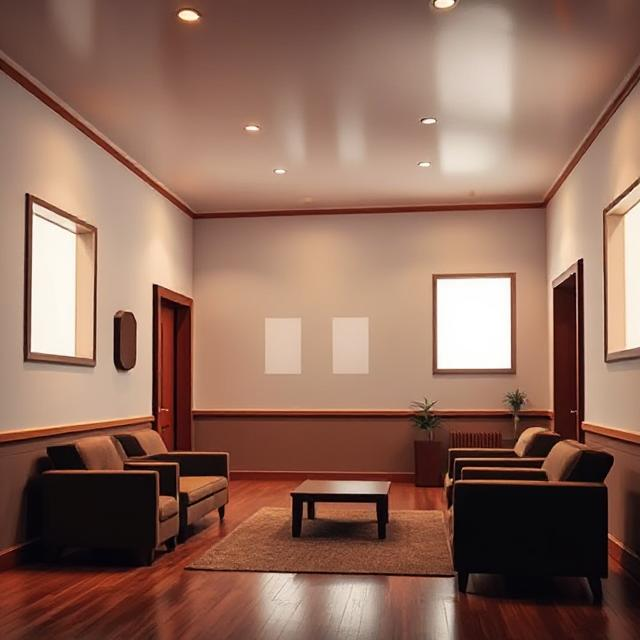
#> input picture room.jpg, 640 x 640 px
$ jupyter execute 'Shi-Tomasi Corner Detection.ipynb'
#> lines starting #> are read from the running program, lines starting #| are printed output that depends on the picture; after the words box and inside, x2 and y2 are one past the last pixel; in counts of white or black regions, pixels touching at a corner belong together
## Name : Priyank Maheshwari
## Section : A
## Roll No. : 52
## Subject : Computer Vision

## AIM : Use the Shi-Tomasi corner detector to identify and mark corner points in an image.

[cell 1]
import numpy as np
import cv2
import matplotlib.pyplot as plt

[cell 2]
img = cv2.imread('room.jpg')
#> img is the input picture: shape (640, 640, 3); mean B, G, R 91.1, 106.8, 143.3

[cell 3]
gray = cv2.cvtColor(img,cv2.COLOR_BGR2GRAY)
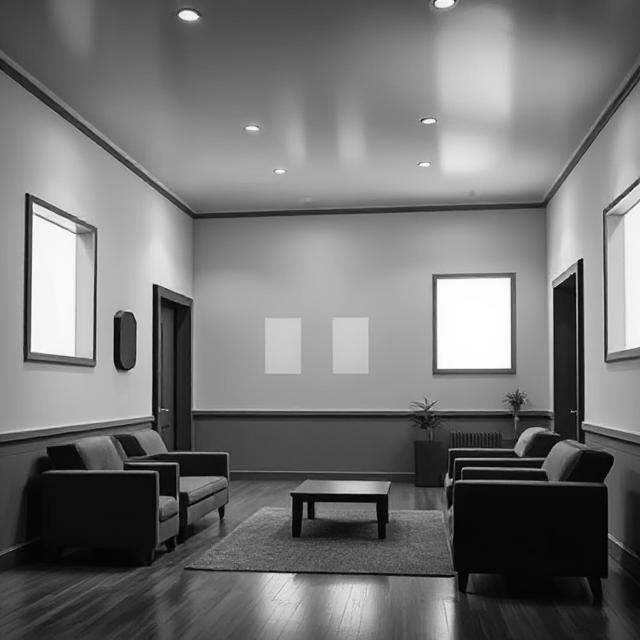
#> gray: shape (640, 640); min 0, max 255, mean 115.9

[cell 4]
plt.figure(figsize=(5,5))
plt.imshow(gray,cmap='gray')
plt.title("Gray Image")
plt.axis('off')
plt.show()

[cell 5]
corners = cv2.goodFeaturesToTrack(
    gray,
    maxCorners=100,
    qualityLevel=0.01,
    minDistance=10
)
#> corners = 100 rows, first 8: [582, 259], [153, 284], [574, 273], [33, 203], [452, 479], [26, 194], [582, 422], [510, 367]

[cell 6]
corners = np.int32(corners)
#> corners = contour of 100 points, box (x1, y1, x2, y2) (24, 2, 639, 596), area 15856

[cell 7]
for corner in corners:
    x, y = corner.ravel()
    cv2.circle(img, (x, y), 4, (0, 255, 0), -1)
#> this loop made 100 passes
#> (x, y) on passes 1 to 12: (582, 259), (153, 284), (574, 273), (33, 203), (452, 479), (26, 194), (582, 422), (510, 367), (31, 351), (554, 288), (455, 459), (434, 121)
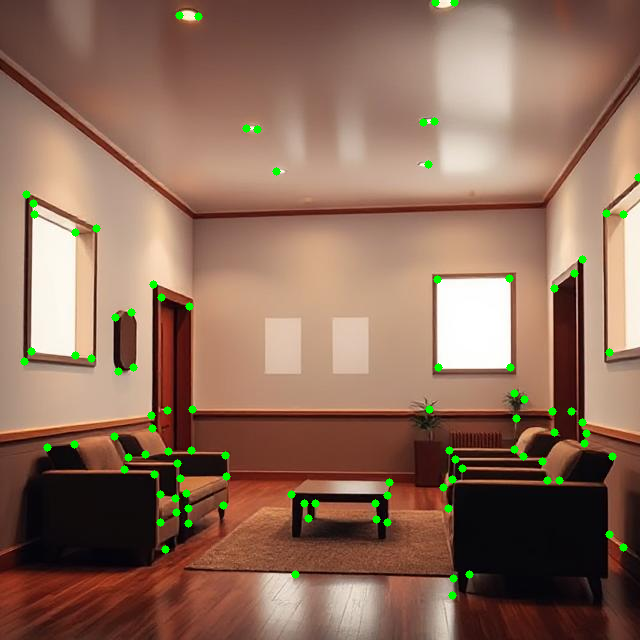
#> img: shape (640, 640, 3); 1.19% of pixels changed, all inside (x1, y1, x2, y2) = (20, 0, 640, 600)

[cell 8]
img_rgb = cv2.cvtColor(img, cv2.COLOR_BGR2RGB)

[cell 9]
plt.figure(figsize=(8, 6))
plt.imshow(img_rgb)
plt.title("Shi-Tomasi Corner Detection")
plt.axis('off')
plt.show()

### Changing the parameters and observing changes .

[cell 10]
corners = cv2.goodFeaturesToTrack(
    gray,
    maxCorners=150,
    qualityLevel=0.02,
    minDistance=5
)
#> corners = 150 rows, first 8: [582, 259], [153, 284], [574, 273], [33, 203], [452, 479], [26, 194], [582, 422], [510, 367]

[cell 11]
corners = np.int32(corners)
#> corners = contour of 150 points, box (x1, y1, x2, y2) (24, 2, 639, 596), area 121064

[cell 12]
for corner in corners:
    x, y = corner.ravel()
    cv2.circle(img, (x, y), 4, (0, 255, 0), -1)
#> this loop made 150 passes
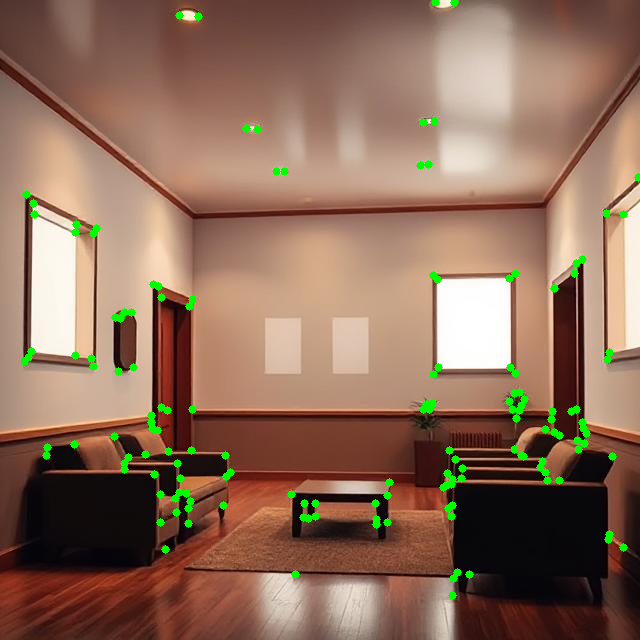
#> img: shape (640, 640, 3); 0.55% of pixels changed, all inside (x1, y1, x2, y2) = (25, 161, 613, 577)

[cell 13]
img_rgb = cv2.cvtColor(img, cv2.COLOR_BGR2RGB)

$ run again, with flower1.jpg copied over room.jpg
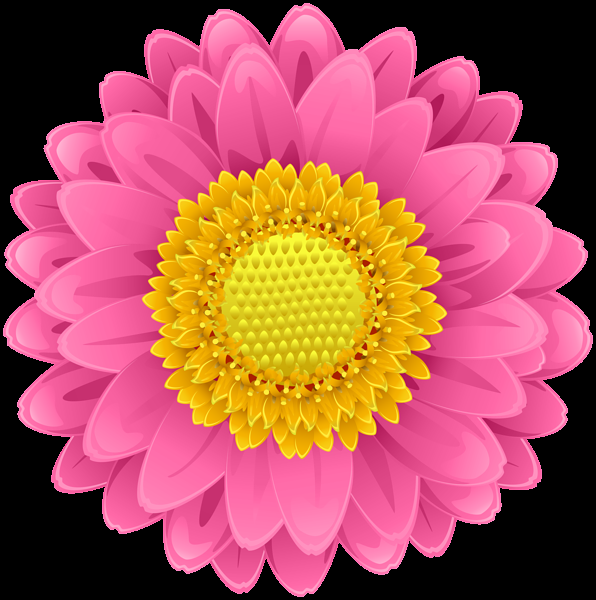
#> input picture flower1.jpg, 596 x 600 px
#> img is the input picture: shape (600, 596, 3); mean B, G, R 86.9, 85.3, 170.3
#> `corners = cv2.goodFeaturesToTrack( gray, maxCorners=100, qualityLevel=..`: corners = 100 rows, first 8: [536, 205], [69, 437], [209, 564], [496, 513], [550, 151], [339, 544], [345, 49], [556, 290]
#> `corners = np.int32(corners)`: corners = contour of 100 points, box (x1, y1, x2, y2) (3, 3, 590, 594), area 114756
#> the loop `for corner in corners:` made 100 passes
#> after the loop `for corner in corners:`:
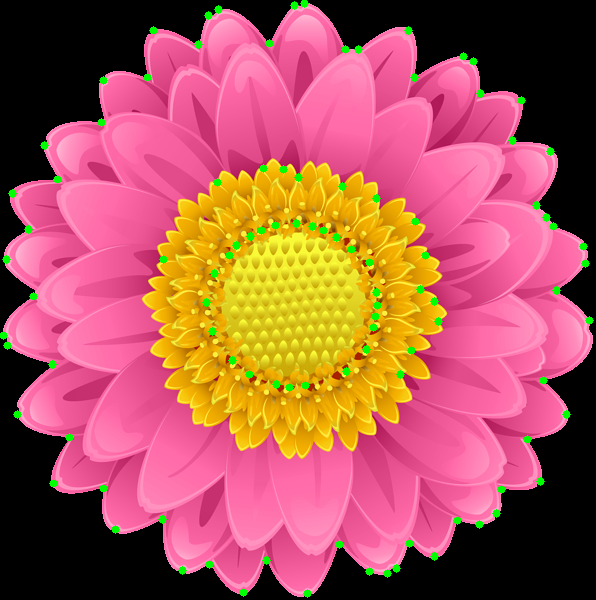
#> img: shape (600, 596, 3); 1.37% of pixels changed, all inside (x1, y1, x2, y2) = (0, 0, 594, 598)
#> `corners = cv2.goodFeaturesToTrack( gray, maxCorners=150, qualityLevel=..`: corners = 150 rows, first 8: [536, 205], [69, 437], [209, 564], [496, 513], [550, 151], [339, 544], [345, 49], [556, 290]
#> `corners = np.int32(corners)`: corners = contour of 150 points, box (x1, y1, x2, y2) (3, 5, 590, 597), area 210992
#> the loop `for corner in corners:` made 150 passes
#> after the loop `for corner in corners:`:
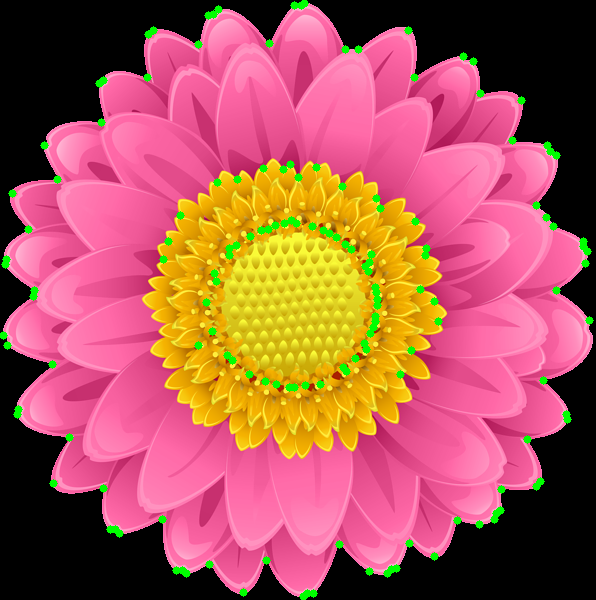
#> img: shape (600, 596, 3); 0.61% of pixels changed, all inside (x1, y1, x2, y2) = (1, 2, 592, 600)
